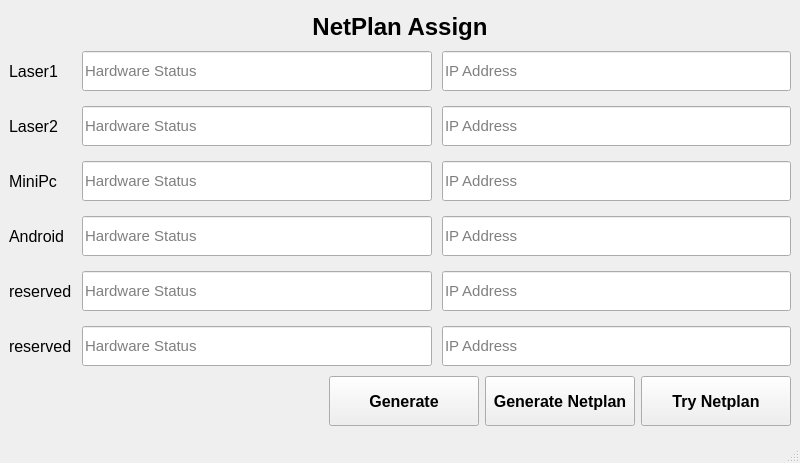
<?xml version="1.0" encoding="UTF-8"?>
<ui version="4.0">
 <class>MainWindow</class>
 <widget class="QMainWindow" name="MainWindow">
  <property name="geometry">
   <rect>
    <x>0</x>
    <y>0</y>
    <width>800</width>
    <height>463</height>
   </rect>
  </property>
  <property name="windowTitle">
   <string>NetPlan Assign</string>
  </property>
  <widget class="QWidget" name="centralwidget">
   <layout class="QVBoxLayout" name="verticalLayout">
    <item>
     <widget class="QLabel" name="titleLabel">
      <property name="sizePolicy">
       <sizepolicy hsizetype="Preferred" vsizetype="Fixed">
        <horstretch>0</horstretch>
        <verstretch>0</verstretch>
       </sizepolicy>
      </property>
      <property name="font">
       <font>
        <pointsize>18</pointsize>
        <bold>true</bold>
       </font>
      </property>
      <property name="text">
       <string>NetPlan Assign</string>
      </property>
      <property name="alignment">
       <set>Qt::AlignmentFlag::AlignCenter</set>
      </property>
     </widget>
    </item>
    <item>
     <layout class="QGridLayout" name="gridLayout">
      <property name="horizontalSpacing">
       <number>10</number>
      </property>
      <property name="verticalSpacing">
       <number>15</number>
      </property>
      <item row="0" column="0">
       <widget class="QLabel" name="Laser1">
        <property name="minimumSize">
         <size>
          <width>0</width>
          <height>40</height>
         </size>
        </property>
        <property name="font">
         <font>
          <pointsize>12</pointsize>
         </font>
        </property>
        <property name="text">
         <string>Laser1</string>
        </property>
       </widget>
      </item>
      <item row="0" column="1">
       <widget class="QLineEdit" name="Laser1_hardware">
        <property name="minimumSize">
         <size>
          <width>0</width>
          <height>40</height>
         </size>
        </property>
        <property name="font">
         <font>
          <pointsize>11</pointsize>
         </font>
        </property>
        <property name="placeholderText">
         <string>Hardware Status</string>
        </property>
       </widget>
      </item>
      <item row="0" column="2">
       <widget class="QLineEdit" name="Laser1_IP">
        <property name="minimumSize">
         <size>
          <width>0</width>
          <height>40</height>
         </size>
        </property>
        <property name="font">
         <font>
          <pointsize>11</pointsize>
         </font>
        </property>
        <property name="placeholderText">
         <string>IP Address</string>
        </property>
       </widget>
      </item>
      <item row="1" column="0">
       <widget class="QLabel" name="Laser2">
        <property name="minimumSize">
         <size>
          <width>0</width>
          <height>40</height>
         </size>
        </property>
        <property name="font">
         <font>
          <pointsize>12</pointsize>
         </font>
        </property>
        <property name="text">
         <string>Laser2</string>
        </property>
       </widget>
      </item>
      <item row="1" column="1">
       <widget class="QLineEdit" name="Laser2_hardware">
        <property name="minimumSize">
         <size>
          <width>0</width>
          <height>40</height>
         </size>
        </property>
        <property name="font">
         <font>
          <pointsize>11</pointsize>
         </font>
        </property>
        <property name="placeholderText">
         <string>Hardware Status</string>
        </property>
       </widget>
      </item>
      <item row="1" column="2">
       <widget class="QLineEdit" name="Laser2_IP">
        <property name="minimumSize">
         <size>
          <width>0</width>
          <height>40</height>
         </size>
        </property>
        <property name="font">
         <font>
          <pointsize>11</pointsize>
         </font>
        </property>
        <property name="placeholderText">
         <string>IP Address</string>
        </property>
       </widget>
      </item>
      <item row="2" column="0">
       <widget class="QLabel" name="MiniPc">
        <property name="minimumSize">
         <size>
          <width>0</width>
          <height>40</height>
         </size>
        </property>
        <property name="font">
         <font>
          <pointsize>12</pointsize>
         </font>
        </property>
        <property name="text">
         <string>MiniPc</string>
        </property>
       </widget>
      </item>
      <item row="2" column="1">
       <widget class="QLineEdit" name="MiniPc_hardware">
        <property name="minimumSize">
         <size>
          <width>0</width>
          <height>40</height>
         </size>
        </property>
        <property name="font">
         <font>
          <pointsize>11</pointsize>
         </font>
        </property>
        <property name="placeholderText">
         <string>Hardware Status</string>
        </property>
       </widget>
      </item>
      <item row="2" column="2">
       <widget class="QLineEdit" name="MiniPc_IP">
        <property name="minimumSize">
         <size>
          <width>0</width>
          <height>40</height>
         </size>
        </property>
        <property name="font">
         <font>
          <pointsize>11</pointsize>
         </font>
        </property>
        <property name="placeholderText">
         <string>IP Address</string>
        </property>
       </widget>
      </item>
      <item row="3" column="0">
       <widget class="QLabel" name="Android">
        <property name="minimumSize">
         <size>
          <width>0</width>
          <height>40</height>
         </size>
        </property>
        <property name="font">
         <font>
          <pointsize>12</pointsize>
         </font>
        </property>
        <property name="text">
         <string>Android</string>
        </property>
       </widget>
      </item>
      <item row="3" column="1">
       <widget class="QLineEdit" name="Android_hardware">
        <property name="minimumSize">
         <size>
          <width>0</width>
          <height>40</height>
         </size>
        </property>
        <property name="font">
         <font>
          <pointsize>11</pointsize>
         </font>
        </property>
        <property name="placeholderText">
         <string>Hardware Status</string>
        </property>
       </widget>
      </item>
      <item row="3" column="2">
       <widget class="QLineEdit" name="Android_IP">
        <property name="minimumSize">
         <size>
          <width>0</width>
          <height>40</height>
         </size>
        </property>
        <property name="font">
         <font>
          <pointsize>11</pointsize>
         </font>
        </property>
        <property name="placeholderText">
         <string>IP Address</string>
        </property>
       </widget>
      </item>
      <item row="4" column="0">
       <widget class="QLabel" name="reserved1">
        <property name="minimumSize">
         <size>
          <width>0</width>
          <height>40</height>
         </size>
        </property>
        <property name="font">
         <font>
          <pointsize>12</pointsize>
         </font>
        </property>
        <property name="text">
         <string>reserved</string>
        </property>
       </widget>
      </item>
      <item row="4" column="1">
       <widget class="QLineEdit" name="reserved1_hardware">
        <property name="minimumSize">
         <size>
          <width>0</width>
          <height>40</height>
         </size>
        </property>
        <property name="font">
         <font>
          <pointsize>11</pointsize>
         </font>
        </property>
        <property name="placeholderText">
         <string>Hardware Status</string>
        </property>
       </widget>
      </item>
      <item row="4" column="2">
       <widget class="QLineEdit" name="reserved1_IP">
        <property name="minimumSize">
         <size>
          <width>0</width>
          <height>40</height>
         </size>
        </property>
        <property name="font">
         <font>
          <pointsize>11</pointsize>
         </font>
        </property>
        <property name="placeholderText">
         <string>IP Address</string>
        </property>
       </widget>
      </item>
      <item row="5" column="0">
       <widget class="QLabel" name="reserved2">
        <property name="minimumSize">
         <size>
          <width>0</width>
          <height>40</height>
         </size>
        </property>
        <property name="font">
         <font>
          <pointsize>12</pointsize>
         </font>
        </property>
        <property name="text">
         <string>reserved</string>
        </property>
       </widget>
      </item>
      <item row="5" column="1">
       <widget class="QLineEdit" name="reserved2_hardware">
        <property name="minimumSize">
         <size>
          <width>0</width>
          <height>40</height>
         </size>
        </property>
        <property name="font">
         <font>
          <pointsize>11</pointsize>
         </font>
        </property>
        <property name="placeholderText">
         <string>Hardware Status</string>
        </property>
       </widget>
      </item>
      <item row="5" column="2">
       <widget class="QLineEdit" name="reserved2_IP">
        <property name="minimumSize">
         <size>
          <width>0</width>
          <height>40</height>
         </size>
        </property>
        <property name="font">
         <font>
          <pointsize>11</pointsize>
         </font>
        </property>
        <property name="placeholderText">
         <string>IP Address</string>
        </property>
       </widget>
      </item>
     </layout>
    </item>
    <item>
     <layout class="QHBoxLayout" name="horizontalLayout">
      <item>
       <spacer name="horizontalSpacer">
        <property name="orientation">
         <enum>Qt::Orientation::Horizontal</enum>
        </property>
        <property name="sizeHint" stdset="0">
         <size>
          <width>40</width>
          <height>20</height>
         </size>
        </property>
       </spacer>
      </item>
      <item>
       <widget class="QPushButton" name="pushButton_generate">
        <property name="minimumSize">
         <size>
          <width>150</width>
          <height>50</height>
         </size>
        </property>
        <property name="font">
         <font>
          <pointsize>12</pointsize>
          <bold>true</bold>
         </font>
        </property>
        <property name="text">
         <string>Generate</string>
        </property>
       </widget>
      </item>
    <item>
     <widget class="QPushButton" name="pushButton_generate_netplan">
      <property name="minimumSize">
       <size>
      <width>150</width>
      <height>50</height>
       </size>
      </property>
      <property name="font">
       <font>
      <pointsize>12</pointsize>
      <bold>true</bold>
       </font>
      </property>
      <property name="text">
       <string>Generate Netplan</string>
      </property>
     </widget>
    </item>
    <item>
     <widget class="QPushButton" name="pushButton_try_netplan">
      <property name="minimumSize">
       <size>
      <width>150</width>
      <height>50</height>
       </size>
      </property>
      <property name="font">
       <font>
      <pointsize>12</pointsize>
      <bold>true</bold>
       </font>
      </property>
      <property name="text">
       <string>Try Netplan</string>
      </property>
     </widget>
    </item>
     </layout>
    </item>
   </layout>
  </widget>
  <widget class="QMenuBar" name="menubar">
   <property name="geometry">
    <rect>
     <x>0</x>
     <y>0</y>
     <width>800</width>
     <height>22</height>
    </rect>
   </property>
  </widget>
  <widget class="QStatusBar" name="statusbar"/>
 </widget>
 <resources/>
 <connections/>
</ui>
